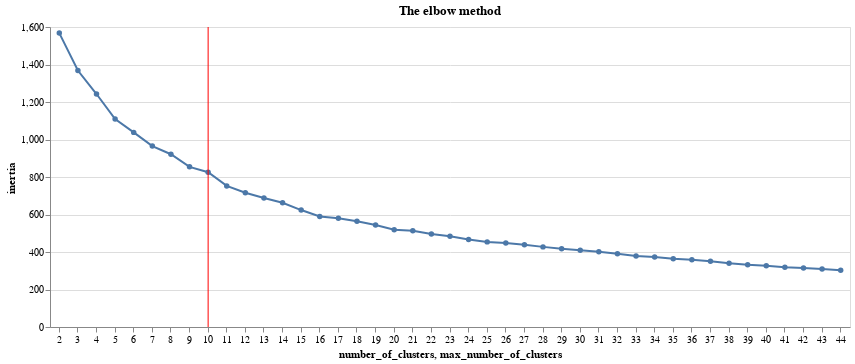

Here is the notebook cell this chart was saved with:
### Code cell
elbow = alt.Chart(df_cluster_plot).mark_line(point=True).encode(
    x=alt.X('number_of_clusters:N', axis=alt.Axis(labelAngle=0)),
    y=alt.Y('inertia'),
    tooltip=[alt.Tooltip('inertia', format='.2f')]
).properties(
    title='Inertia for number of cluster'
).properties(
    title='The elbow method'    
)

v_line = alt.Chart(pd.DataFrame({'max_number_of_clusters' : [max_number_of_clusters]})).mark_rule(color='red').encode(
    x='max_number_of_clusters:N'
)

(elbow + v_line).properties(width=800)

### Figure 1 — Vega-Lite specification as saved in the notebook (floating-point values rounded to 4 significant figures)
{"config": {"view": {"continuousWidth": 400, "continuousHeight": 300}}, "layer": [{"data": {"name": "data-305533a6a6544b9babc61564f58028c8"}, "mark": {"type": "line", "point": true}, "encoding": {"tooltip": [{"field": "inertia", "format": ".2f", "type": "quantitative"}], "x": {"axis": {"labelAngle": 0}, "field": "number_of_clusters", "type": "nominal"}, "y": {"field": "inertia", "type": "quantitative"}}, "title": "The elbow method"}, {"data": {"name": "data-2a2bb259d9501cd0ff5a0170c3890f28"}, "mark": {"type": "rule", "color": "red"}, "encoding": {"x": {"field": "max_number_of_clusters", "type": "nominal"}}}], "width": 800, "$schema": "https://vega.github.io/schema/vega-lite/v4.17.0.json", "datasets": {"data-305533a6a6544b9babc61564f58028c8": [{"number_of_clusters": 2, "inertia": 1568.0, "lag_inertia": null, "pct_error_reduction": null}, {"number_of_clusters": 3, "inertia": 1368.0, "lag_inertia": 1568.0, "pct_error_reduction": 0.1275}, {"number_of_clusters": 4, "inertia": 1243.0, "lag_inertia": 1368.0, "pct_error_reduction": 0.09149}, {"number_of_clusters": 5, "inertia": 1109.0, "lag_inertia": 1243.0, "pct_error_reduction": 0.1075}, {"number_of_clusters": 6, "inertia": 1038.0, "lag_inertia": 1109.0, "pct_error_reduction": 0.06404}, {"number_of_clusters": 7, "inertia": 965.0, "lag_inertia": 1038.0, "pct_error_reduction": 0.07025}, {"number_of_clusters": 8, "inertia": 921.3, "lag_inertia": 965.0, "pct_error_reduction": 0.04528}, {"number_of_clusters": 9, "inertia": 854.1, "lag_inertia": 921.3, "pct_error_reduction": 0.07295}, {"number_of_clusters": 10, "inertia": 825.5, "lag_inertia": 854.1, "pct_error_reduction": 0.03354}, {"number_of_clusters": 11, "inertia": 752.5, "lag_inertia": 825.5, "pct_error_reduction": 0.0884}, {"number_of_clusters": 12, "inertia": 715.9, "lag_inertia": 752.5, "pct_error_reduction": 0.04867}, {"number_of_clusters": 13, "inertia": 688.2, "lag_inertia": 715.9, "pct_error_reduction": 0.03868}, {"number_of_clusters": 14, "inertia": 662.5, "lag_inertia": 688.2, "pct_error_reduction": 0.03729}, {"number_of_clusters": 15, "inertia": 623.6, "lag_inertia": 662.5, "pct_error_reduction": 0.05869}, {"number_of_clusters": 16, "inertia": 589.9, "lag_inertia": 623.6, "pct_error_reduction": 0.05417}, {"number_of_clusters": 17, "inertia": 580.2, "lag_inertia": 589.9, "pct_error_reduction": 0.01633}, {"number_of_clusters": 18, "inertia": 564.2, "lag_inertia": 580.2, "pct_error_reduction": 0.02754}, {"number_of_clusters": 19, "inertia": 543.9, "lag_inertia": 564.2, "pct_error_reduction": 0.03605}, {"number_of_clusters": 20, "inertia": 519.2, "lag_inertia": 543.9, "pct_error_reduction": 0.04536}, {"number_of_clusters": 21, "inertia": 513.4, "lag_inertia": 519.2, "pct_error_reduction": 0.01115}, {"number_of_clusters": 22, "inertia": 495.8, "lag_inertia": 513.4, "pct_error_reduction": 0.03431}, {"number_of_clusters": 23, "inertia": 483.7, "lag_inertia": 495.8, "pct_error_reduction": 0.02438}, {"number_of_clusters": 24, "inertia": 467.0, "lag_inertia": 483.7, "pct_error_reduction": 0.03466}, {"number_of_clusters": 25, "inertia": 454.0, "lag_inertia": 467.0, "pct_error_reduction": 0.02785}, {"number_of_clusters": 26, "inertia": 447.6, "lag_inertia": 454.0, "pct_error_reduction": 0.01402}, {"number_of_clusters": 27, "inertia": 439.2, "lag_inertia": 447.6, "pct_error_reduction": 0.01878}, {"number_of_clusters": 28, "inertia": 427.3, "lag_inertia": 439.2, "pct_error_reduction": 0.02703}, {"number_of_clusters": 29, "inertia": 417.3, "lag_inertia": 427.3, "pct_error_reduction": 0.02348}, {"number_of_clusters": 30, "inertia": 409.4, "lag_inertia": 417.3, "pct_error_reduction": 0.01903}, {"number_of_clusters": 31, "inertia": 401.5, "lag_inertia": 409.4, "pct_error_reduction": 0.01923}, {"number_of_clusters": 32, "inertia": 390.6, "lag_inertia": 401.5, "pct_error_reduction": 0.02706}, {"number_of_clusters": 33, "inertia": 379.2, "lag_inertia": 390.6, "pct_error_reduction": 0.02921}, {"number_of_clusters": 34, "inertia": 373.1, "lag_inertia": 379.2, "pct_error_reduction": 0.01605}, {"number_of_clusters": 35, "inertia": 363.5, "lag_inertia": 373.1, "pct_error_reduction": 0.02572}, {"number_of_clusters": 36, "inertia": 359.0, "lag_inertia": 363.5, "pct_error_reduction": 0.01255}, {"number_of_clusters": 37, "inertia": 350.9, "lag_inertia": 359.0, "pct_error_reduction": 0.0225}, {"number_of_clusters": 38, "inertia": 340.5, "lag_inertia": 350.9, "pct_error_reduction": 0.02965}, {"number_of_clusters": 39, "inertia": 331.9, "lag_inertia": 340.5, "pct_error_reduction": 0.02525}, {"number_of_clusters": 40, "inertia": 326.5, "lag_inertia": 331.9, "pct_error_reduction": 0.0162}, {"number_of_clusters": 41, "inertia": 318.3, "lag_inertia": 326.5, "pct_error_reduction": 0.02519}, {"number_of_clusters": 42, "inertia": 314.6, "lag_inertia": 318.3, "pct_error_reduction": 0.01144}, {"number_of_clusters": 43, "inertia": 309.2, "lag_inertia": 314.6, "pct_error_reduction": 0.01737}, {"number_of_clusters": 44, "inertia": 302.4, "lag_inertia": 309.2, "pct_error_reduction": 0.02198}], "data-2a2bb259d9501cd0ff5a0170c3890f28": [{"max_number_of_clusters": 10}]}}
